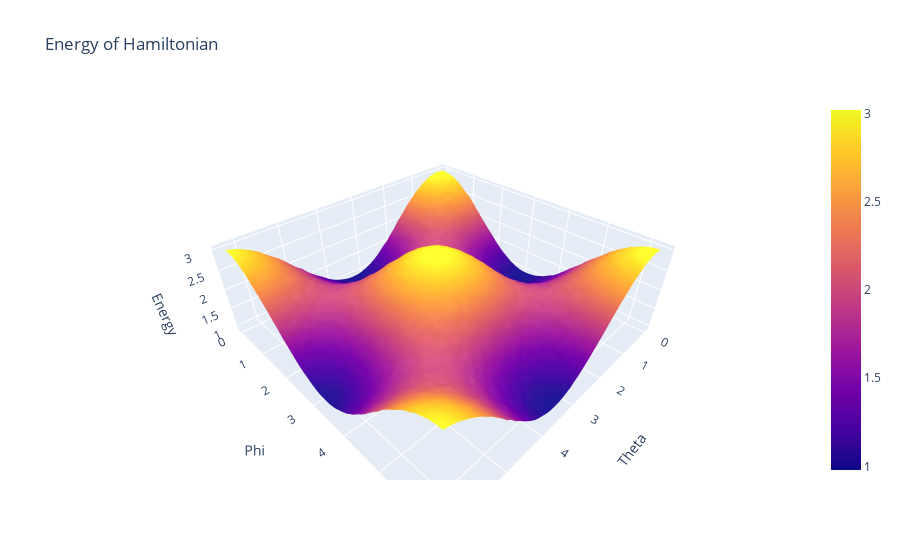

Notebook cell for this chart:
### Code cell
import numpy as np
import plotly.graph_objects as go

resolution = 50
theta = np.linspace(0, 2*np.pi, resolution)
phi = np.linspace(0, 2*np.pi, resolution)
energies = np.zeros((resolution, resolution))

# Calculate energy values
for i in range(resolution):
    print(i)
    for j in range(resolution):
        energies[i, j] = vqe_step(theta[i], phi[j], False)

# Create 3D plot
fig = go.Figure(data=[go.Surface(z=energies, x=theta, y=phi)])

# Set labels and title
fig.update_layout(scene=dict(
                    xaxis_title='Theta',
                    yaxis_title='Phi',
                    zaxis_title='Energy',
                    ),
                    title='Energy of Hamiltonian')

# Show plot
fig.show()

### Figure 1 — Plotly figure (JSON) as saved in the notebook; plotly's stock layout.template omitted (floating-point values rounded to 4 significant figures; data arrays with more than 128 entries replaced by an {"elided": "..."} marker saying what was removed)
{"data": [{"type": "surface", "x": [0, 0.1282, 0.2565, 0.3847, 0.5129, 0.6411, 0.7694, 0.8976, 1.026, 1.154, 1.282, 1.411, 1.539, 1.667, 1.795, 1.923, 2.052, 2.18, 2.308, 2.436, 2.565, 2.693, 2.821, 2.949, 3.077, 3.206, 3.334, 3.462, 3.59, 3.719, 3.847, 3.975, 4.103, 4.232, 4.36, 4.488, 4.616, 4.744, 4.873, 5.001, 5.129, 5.257, 5.386, 5.514, 5.642, 5.77, 5.899, 6.027, 6.155, 6.283], "y": [0, 0.1282, 0.2565, 0.3847, 0.5129, 0.6411, 0.7694, 0.8976, 1.026, 1.154, 1.282, 1.411, 1.539, 1.667, 1.795, 1.923, 2.052, 2.18, 2.308, 2.436, 2.565, 2.693, 2.821, 2.949, 3.077, 3.206, 3.334, 3.462, 3.59, 3.719, 3.847, 3.975, 4.103, 4.232, 4.36, 4.488, 4.616, 4.744, 4.873, 5.001, 5.129, 5.257, 5.386, 5.514, 5.642, 5.77, 5.899, 6.027, 6.155, 6.283], "z": {"elided": "50x50 float values"}}], "layout": {"scene": {"xaxis": {"title": {"text": "Theta"}}, "yaxis": {"title": {"text": "Phi"}}, "zaxis": {"title": {"text": "Energy"}}}, "title": {"text": "Energy of Hamiltonian"}}}
